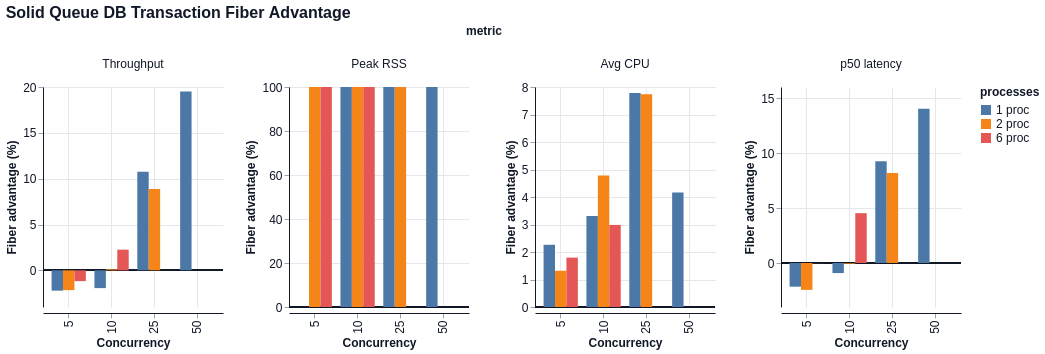

Here is the Vega-Lite specification saved for this chart:
### Vega-Lite specification from a JSON file in a GitHub repository (floating-point values rounded to 4 significant figures)
{"$schema": "https://vega.github.io/schema/vega-lite/v6.json", "title": "Solid Queue DB Transaction Fiber Advantage", "data": {"values": [{"concurrency": 5, "processes": "1 proc", "metric": "Throughput", "value": -2.214}, {"concurrency": 5, "processes": "1 proc", "metric": "Peak RSS", "value": -0.0}, {"concurrency": 5, "processes": "1 proc", "metric": "Avg CPU", "value": 2.262}, {"concurrency": 5, "processes": "1 proc", "metric": "p50 latency", "value": -2.153}, {"concurrency": 10, "processes": "1 proc", "metric": "Throughput", "value": -1.939}, {"concurrency": 10, "processes": "1 proc", "metric": "Peak RSS", "value": 100.0}, {"concurrency": 10, "processes": "1 proc", "metric": "Avg CPU", "value": 3.31}, {"concurrency": 10, "processes": "1 proc", "metric": "p50 latency", "value": -0.9141}, {"concurrency": 25, "processes": "1 proc", "metric": "Throughput", "value": 10.76}, {"concurrency": 25, "processes": "1 proc", "metric": "Peak RSS", "value": 100.0}, {"concurrency": 25, "processes": "1 proc", "metric": "Avg CPU", "value": 7.782}, {"concurrency": 25, "processes": "1 proc", "metric": "p50 latency", "value": 9.26}, {"concurrency": 50, "processes": "1 proc", "metric": "Throughput", "value": 19.5}, {"concurrency": 50, "processes": "1 proc", "metric": "Peak RSS", "value": 100.0}, {"concurrency": 50, "processes": "1 proc", "metric": "Avg CPU", "value": 4.167}, {"concurrency": 50, "processes": "1 proc", "metric": "p50 latency", "value": 14.03}, {"concurrency": 5, "processes": "2 proc", "metric": "Throughput", "value": -2.16}, {"concurrency": 5, "processes": "2 proc", "metric": "Peak RSS", "value": 100.0}, {"concurrency": 5, "processes": "2 proc", "metric": "Avg CPU", "value": 1.319}, {"concurrency": 5, "processes": "2 proc", "metric": "p50 latency", "value": -2.443}, {"concurrency": 10, "processes": "2 proc", "metric": "Throughput", "value": 0.1163}, {"concurrency": 10, "processes": "2 proc", "metric": "Peak RSS", "value": 100.0}, {"concurrency": 10, "processes": "2 proc", "metric": "Avg CPU", "value": 4.778}, {"concurrency": 10, "processes": "2 proc", "metric": "p50 latency", "value": -0.06493}, {"concurrency": 25, "processes": "2 proc", "metric": "Throughput", "value": 8.873}, {"concurrency": 25, "processes": "2 proc", "metric": "Peak RSS", "value": 100.0}, {"concurrency": 25, "processes": "2 proc", "metric": "Avg CPU", "value": 7.738}, {"concurrency": 25, "processes": "2 proc", "metric": "p50 latency", "value": 8.173}, {"concurrency": 5, "processes": "6 proc", "metric": "Throughput", "value": -1.176}, {"concurrency": 5, "processes": "6 proc", "metric": "Peak RSS", "value": 100.0}, {"concurrency": 5, "processes": "6 proc", "metric": "Avg CPU", "value": 1.796}, {"concurrency": 5, "processes": "6 proc", "metric": "p50 latency", "value": -0.01163}, {"concurrency": 10, "processes": "6 proc", "metric": "Throughput", "value": 2.256}, {"concurrency": 10, "processes": "6 proc", "metric": "Peak RSS", "value": 100.0}, {"concurrency": 10, "processes": "6 proc", "metric": "Avg CPU", "value": 2.986}, {"concurrency": 10, "processes": "6 proc", "metric": "p50 latency", "value": 4.53}]}, "facet": {"column": {"field": "metric", "type": "nominal", "sort": ["Throughput", "Peak RSS", "Avg CPU", "p50 latency"]}}, "spec": {"width": 180, "height": 220, "layer": [{"mark": {"type": "rule", "color": "#111827", "strokeWidth": 1.5, "opacity": 0.75}, "encoding": {"y": {"datum": 0, "type": "quantitative", "title": "Fiber advantage (%)"}}}, {"mark": {"type": "bar", "tooltip": true}, "encoding": {"x": {"field": "concurrency", "type": "ordinal", "title": "Concurrency"}, "xOffset": {"field": "processes", "type": "nominal", "sort": ["1 proc", "2 proc", "6 proc"]}, "y": {"field": "value", "type": "quantitative", "title": "Fiber advantage (%)", "stack": null}, "color": {"field": "processes", "type": "nominal", "sort": ["1 proc", "2 proc", "6 proc"]}, "tooltip": [{"field": "metric", "type": "nominal"}, {"field": "concurrency", "type": "quantitative"}, {"field": "processes", "type": "nominal"}, {"field": "value", "type": "quantitative"}]}}]}, "resolve": {"scale": {"y": "independent"}}, "config": {"background": "white", "axis": {"labelFont": "Helvetica", "titleFont": "Helvetica", "labelFontSize": 12, "titleFontSize": 12, "labelColor": "#111827", "titleColor": "#111827", "domainColor": "#111827", "tickColor": "#9ca3af", "grid": true, "gridColor": "#e5e7eb"}, "header": {"labelFont": "Helvetica", "titleFont": "Helvetica", "labelFontSize": 12, "titleFontSize": 12, "labelColor": "#111827", "titleColor": "#111827"}, "legend": {"labelFont": "Helvetica", "titleFont": "Helvetica", "labelFontSize": 12, "titleFontSize": 12, "labelColor": "#111827", "titleColor": "#111827"}, "title": {"font": "Helvetica", "fontSize": 16, "anchor": "start", "color": "#111827"}, "view": {"stroke": null}}}
